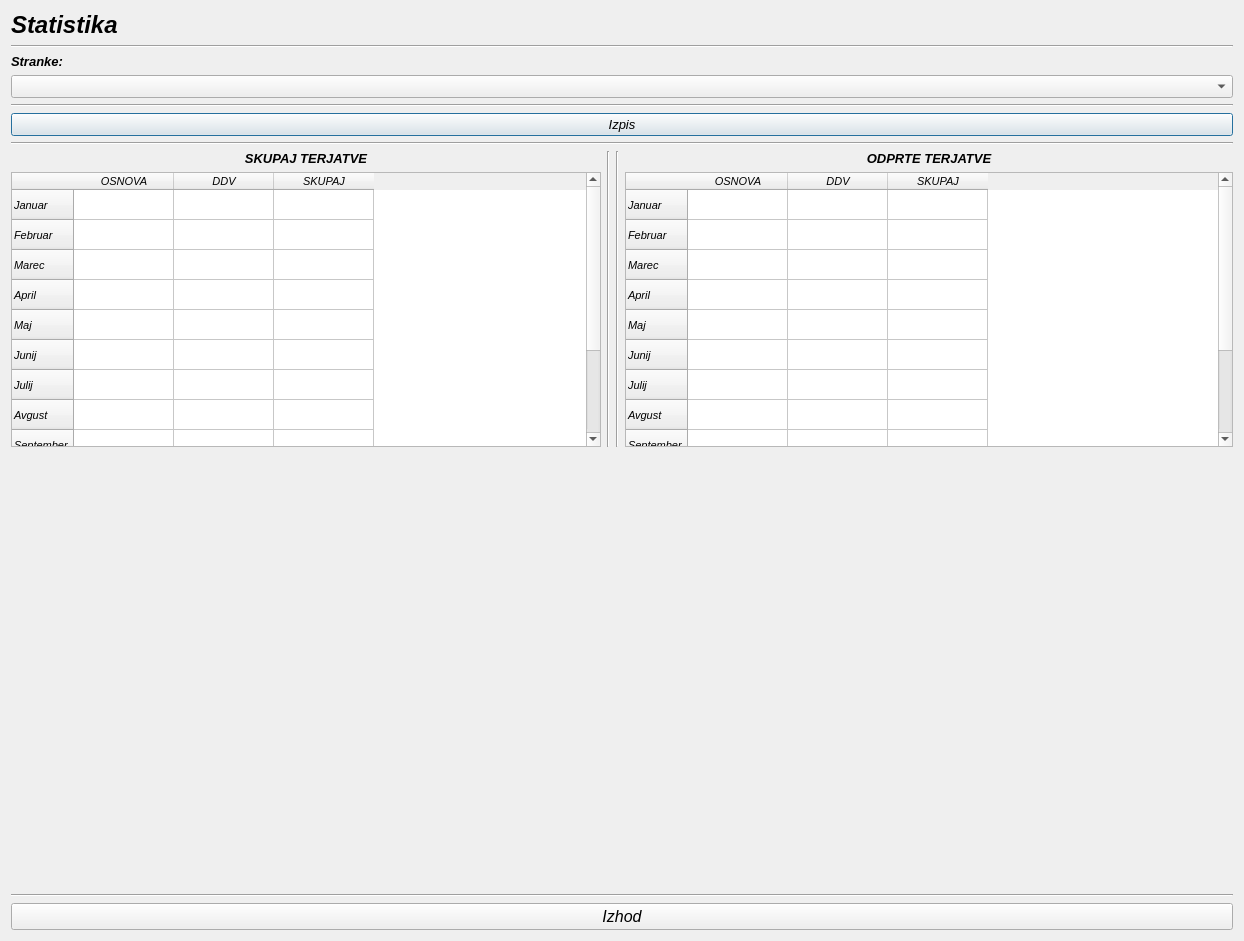
<?xml version="1.0" encoding="UTF-8"?>
<ui version="4.0">
 <class>Statistic</class>
 <widget class="QDialog" name="Statistic">
  <property name="geometry">
   <rect>
    <x>0</x>
    <y>0</y>
    <width>1244</width>
    <height>941</height>
   </rect>
  </property>
  <property name="windowTitle">
   <string>Dialog</string>
  </property>
  <layout class="QGridLayout" name="gridLayout">
   <item row="0" column="0">
    <layout class="QVBoxLayout" name="verticalLayout_11">
     <item>
      <layout class="QVBoxLayout" name="verticalLayout_9">
       <item>
        <layout class="QVBoxLayout" name="verticalLayout_5">
         <item>
          <layout class="QVBoxLayout" name="verticalLayout_4">
           <item>
            <widget class="QLabel" name="label">
             <property name="font">
              <font>
               <family>MS Sans Serif</family>
               <pointsize>18</pointsize>
               <weight>75</weight>
               <italic>true</italic>
               <bold>true</bold>
              </font>
             </property>
             <property name="text">
              <string>Statistika</string>
             </property>
            </widget>
           </item>
           <item>
            <widget class="Line" name="line">
             <property name="font">
              <font>
               <italic>true</italic>
              </font>
             </property>
             <property name="orientation">
              <enum>Qt::Horizontal</enum>
             </property>
            </widget>
           </item>
           <item>
            <layout class="QVBoxLayout" name="verticalLayout"/>
           </item>
           <item>
            <widget class="QLabel" name="label_4">
             <property name="font">
              <font>
               <family>MS Sans Serif</family>
               <pointsize>10</pointsize>
               <weight>75</weight>
               <italic>true</italic>
               <bold>true</bold>
              </font>
             </property>
             <property name="text">
              <string>Stranke:</string>
             </property>
             <property name="buddy">
              <cstring>comboBox_podjetja</cstring>
             </property>
            </widget>
           </item>
           <item>
            <widget class="QComboBox" name="comboBox_podjetja">
             <property name="font">
              <font>
               <family>Arial</family>
               <pointsize>10</pointsize>
               <italic>true</italic>
              </font>
             </property>
            </widget>
           </item>
          </layout>
         </item>
        </layout>
       </item>
       <item>
        <layout class="QVBoxLayout" name="verticalLayout_8">
         <item>
          <widget class="Line" name="line_3">
           <property name="font">
            <font>
             <italic>true</italic>
            </font>
           </property>
           <property name="orientation">
            <enum>Qt::Horizontal</enum>
           </property>
          </widget>
         </item>
         <item>
          <layout class="QVBoxLayout" name="verticalLayout_7">
           <item>
            <layout class="QVBoxLayout" name="verticalLayout_3">
             <item>
              <widget class="QPushButton" name="pushButton_izpis">
               <property name="font">
                <font>
                 <family>MS Sans Serif</family>
                 <pointsize>10</pointsize>
                 <italic>true</italic>
                </font>
               </property>
               <property name="text">
                <string>Izpis</string>
               </property>
              </widget>
             </item>
             <item>
              <widget class="Line" name="line_6">
               <property name="font">
                <font>
                 <italic>true</italic>
                </font>
               </property>
               <property name="orientation">
                <enum>Qt::Horizontal</enum>
               </property>
              </widget>
             </item>
            </layout>
           </item>
           <item>
            <layout class="QHBoxLayout" name="horizontalLayout_3">
             <item>
              <layout class="QHBoxLayout" name="horizontalLayout_2">
               <item>
                <layout class="QVBoxLayout" name="verticalLayout_2">
                 <item>
                  <widget class="QLabel" name="label_3">
                   <property name="font">
                    <font>
                     <family>MS Sans Serif</family>
                     <pointsize>10</pointsize>
                     <weight>75</weight>
                     <italic>true</italic>
                     <bold>true</bold>
                    </font>
                   </property>
                   <property name="text">
                    <string>SKUPAJ TERJATVE</string>
                   </property>
                   <property name="alignment">
                    <set>Qt::AlignCenter</set>
                   </property>
                  </widget>
                 </item>
                 <item>
                  <widget class="QTableWidget" name="tableWidget_vse">
                   <property name="sizePolicy">
                    <sizepolicy hsizetype="Expanding" vsizetype="MinimumExpanding">
                     <horstretch>0</horstretch>
                     <verstretch>0</verstretch>
                    </sizepolicy>
                   </property>
                   <property name="font">
                    <font>
                     <family>MS Sans Serif</family>
                     <pointsize>8</pointsize>
                     <italic>true</italic>
                    </font>
                   </property>
                   <row>
                    <property name="text">
                     <string>Januar</string>
                    </property>
                   </row>
                   <row>
                    <property name="text">
                     <string>Februar</string>
                    </property>
                   </row>
                   <row>
                    <property name="text">
                     <string>Marec</string>
                    </property>
                   </row>
                   <row>
                    <property name="text">
                     <string>April</string>
                    </property>
                   </row>
                   <row>
                    <property name="text">
                     <string>Maj</string>
                    </property>
                   </row>
                   <row>
                    <property name="text">
                     <string>Junij</string>
                    </property>
                   </row>
                   <row>
                    <property name="text">
                     <string>Julij</string>
                    </property>
                   </row>
                   <row>
                    <property name="text">
                     <string>Avgust</string>
                    </property>
                   </row>
                   <row>
                    <property name="text">
                     <string>September</string>
                    </property>
                   </row>
                   <row>
                    <property name="text">
                     <string>Oktober</string>
                    </property>
                   </row>
                   <row>
                    <property name="text">
                     <string>November</string>
                    </property>
                   </row>
                   <row>
                    <property name="text">
                     <string>December</string>
                    </property>
                   </row>
                   <column>
                    <property name="text">
                     <string>OSNOVA</string>
                    </property>
                   </column>
                   <column>
                    <property name="text">
                     <string>DDV</string>
                    </property>
                   </column>
                   <column>
                    <property name="text">
                     <string>SKUPAJ</string>
                    </property>
                   </column>
                  </widget>
                 </item>
                </layout>
               </item>
               <item>
                <layout class="QHBoxLayout" name="horizontalLayout">
                 <item>
                  <widget class="Line" name="line_7">
                   <property name="font">
                    <font>
                     <italic>true</italic>
                    </font>
                   </property>
                   <property name="orientation">
                    <enum>Qt::Vertical</enum>
                   </property>
                  </widget>
                 </item>
                 <item>
                  <widget class="Line" name="line_4">
                   <property name="font">
                    <font>
                     <italic>true</italic>
                    </font>
                   </property>
                   <property name="orientation">
                    <enum>Qt::Vertical</enum>
                   </property>
                  </widget>
                 </item>
                </layout>
               </item>
              </layout>
             </item>
             <item>
              <layout class="QVBoxLayout" name="verticalLayout_6">
               <item>
                <widget class="QLabel" name="label_2">
                 <property name="font">
                  <font>
                   <family>MS Sans Serif</family>
                   <pointsize>10</pointsize>
                   <weight>75</weight>
                   <italic>true</italic>
                   <bold>true</bold>
                  </font>
                 </property>
                 <property name="text">
                  <string>ODPRTE TERJATVE</string>
                 </property>
                 <property name="alignment">
                  <set>Qt::AlignCenter</set>
                 </property>
                </widget>
               </item>
               <item>
                <widget class="QTableWidget" name="tableWidget_brez">
                 <property name="sizePolicy">
                  <sizepolicy hsizetype="Expanding" vsizetype="MinimumExpanding">
                   <horstretch>0</horstretch>
                   <verstretch>0</verstretch>
                  </sizepolicy>
                 </property>
                 <property name="font">
                  <font>
                   <family>MS Sans Serif</family>
                   <pointsize>8</pointsize>
                   <italic>true</italic>
                  </font>
                 </property>
                 <row>
                  <property name="text">
                   <string>Januar</string>
                  </property>
                 </row>
                 <row>
                  <property name="text">
                   <string>Februar</string>
                  </property>
                 </row>
                 <row>
                  <property name="text">
                   <string>Marec</string>
                  </property>
                 </row>
                 <row>
                  <property name="text">
                   <string>April</string>
                  </property>
                 </row>
                 <row>
                  <property name="text">
                   <string>Maj</string>
                  </property>
                 </row>
                 <row>
                  <property name="text">
                   <string>Junij</string>
                  </property>
                 </row>
                 <row>
                  <property name="text">
                   <string>Julij</string>
                  </property>
                 </row>
                 <row>
                  <property name="text">
                   <string>Avgust</string>
                  </property>
                 </row>
                 <row>
                  <property name="text">
                   <string>September</string>
                  </property>
                 </row>
                 <row>
                  <property name="text">
                   <string>Oktober</string>
                  </property>
                 </row>
                 <row>
                  <property name="text">
                   <string>November</string>
                  </property>
                 </row>
                 <row>
                  <property name="text">
                   <string>December</string>
                  </property>
                 </row>
                 <column>
                  <property name="text">
                   <string>OSNOVA</string>
                  </property>
                 </column>
                 <column>
                  <property name="text">
                   <string>DDV</string>
                  </property>
                 </column>
                 <column>
                  <property name="text">
                   <string>SKUPAJ</string>
                  </property>
                 </column>
                </widget>
               </item>
              </layout>
             </item>
            </layout>
           </item>
          </layout>
         </item>
        </layout>
       </item>
      </layout>
     </item>
     <item>
      <widget class="QCustomPlot" name="plot" native="true">
       <property name="sizePolicy">
        <sizepolicy hsizetype="Expanding" vsizetype="Expanding">
         <horstretch>0</horstretch>
         <verstretch>0</verstretch>
        </sizepolicy>
       </property>
       <property name="minimumSize">
        <size>
         <width>0</width>
         <height>0</height>
        </size>
       </property>
       <property name="font">
        <font>
         <family>MS Sans Serif</family>
         <pointsize>10</pointsize>
         <italic>true</italic>
        </font>
       </property>
      </widget>
     </item>
     <item>
      <layout class="QVBoxLayout" name="verticalLayout_10">
       <item>
        <widget class="Line" name="line_2">
         <property name="font">
          <font>
           <italic>true</italic>
          </font>
         </property>
         <property name="orientation">
          <enum>Qt::Horizontal</enum>
         </property>
        </widget>
       </item>
       <item>
        <widget class="QPushButton" name="pushButton_izhod">
         <property name="font">
          <font>
           <family>MS Sans Serif</family>
           <pointsize>12</pointsize>
           <italic>true</italic>
          </font>
         </property>
         <property name="text">
          <string>Izhod</string>
         </property>
        </widget>
       </item>
      </layout>
     </item>
    </layout>
   </item>
  </layout>
 </widget>
 <customwidgets>
  <customwidget>
   <class>QCustomPlot</class>
   <extends>QWidget</extends>
   <header>qcustomplot.h</header>
   <container>1</container>
  </customwidget>
 </customwidgets>
 <tabstops>
  <tabstop>comboBox_podjetja</tabstop>
  <tabstop>pushButton_izpis</tabstop>
  <tabstop>pushButton_izhod</tabstop>
 </tabstops>
 <resources/>
 <connections>
  <connection>
   <sender>pushButton_izhod</sender>
   <signal>clicked()</signal>
   <receiver>Statistic</receiver>
   <slot>close()</slot>
   <hints>
    <hint type="sourcelabel">
     <x>66</x>
     <y>651</y>
    </hint>
    <hint type="destinationlabel">
     <x>377</x>
     <y>236</y>
    </hint>
   </hints>
  </connection>
 </connections>
</ui>
